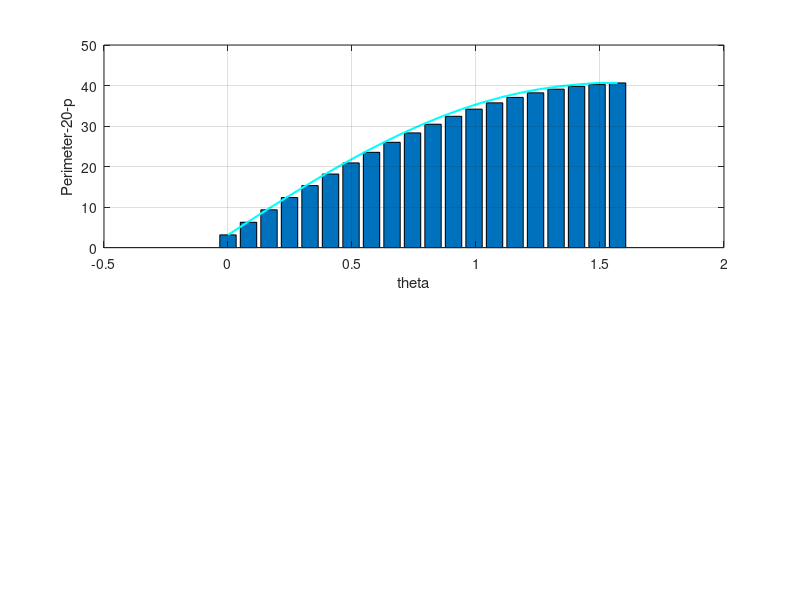

This figure's MATLAB source: (Note: this script raises an error after producing the figure.)
%MATLAB-Homework Nr.6-3
%student name: LI JINGYI  Student Nr: r2295014 
clear all
format compact
format long

%%%%%%%%%%% quadgk
a=10;b=1;
ee=sqrt(a^2-b^2)/a;
f=@(theta) sqrt(1-ee.^2*(sin(theta)).^2) ;
perimeter=4*a*quadgk(f,0,pi/2)
Approx_1=44.65;
Approx_2=40.606;
Approx_3=40.639;
Series_1=43.204;
Series_2=40.623;
mathisfun=[Approx_1,Approx_2,Approx_3,Series_1,Series_2];
compare=[];
for i=1:length(mathisfun)
    compare=[compare,perimeter-mathisfun(i)];
    i=i+1;
end
compare;

plot([1:5],abs(compare)/perimeter)
position=find(abs(compare)==min(abs(compare)));
best_pe=mathisfun(position);
disp(['Since the actual perimeter=',num2str(perimeter),'.The most correct one is ','Approx_',num2str(position),'=',num2str(best_pe)])

%%%%% trapz
set1=linspace(0,pi/2,20); 
set2=linspace(0,pi/2,200);   % set1=20;set2=200;
y=sqrt(1-ee.^2*(sin(set1)).^2) ;
z=trapz(set1,y)*4*a;
% z=pi/40*trapz(y)*4*a    another calculation method

%%%% visualize 20
theta_end1=[];
terminal1=[];y1=[];
ori_perimeter_set1=[];
for slice_1=1:20
   theta_end1=0:pi/2/20:pi/2/20*slice_1; 
   y1=sqrt(1-ee.^2*(sin(theta_end1)).^2) ;
   terminal1=[terminal1,trapz(theta_end1,y1)*4.*a];
   ori_perimeter_set1=[ori_perimeter_set1,4*a*quadgk(f,0,theta_end1(end))];
   slice_1=slice_1+1;
end

subplot(2,1,1)
perimeter_set1=[ori_perimeter_set1,perimeter];
b1=bar(set1,terminal1)
hold on
% plot(theta_end1,perimeter_set1,'c','LineWidth',1.5)
plot(theta_end1,[terminal1,perimeter],'c','LineWidth',1.5)
xlabel('theta')
ylabel('Perimeter-20-p')
grid on
xtips1 = b1.XEndPoints;
ytips1 = b1.YEndPoints;
labels1 = string(b1.YData); 
text(xtips1,ytips1,labels1,'HorizontalAlignment','center',...
    'VerticalAlignment','bottom','fontsize',7)
title('trapz-20-p')

%%%% visualize 200
subplot(2,1,2)
theta_end2=[];
terminal2=[];
ori_perimeter_set2=[];
for slice_2=1:200
   theta_end2=0:pi/2/200:pi/2/200*slice_2; 
   y2=sqrt(1-ee.^2*(sin(theta_end2)).^2) ;
   terminal2=[terminal2,trapz(theta_end2,y2)*4.*a];
   ori_perimeter_set2=[ori_perimeter_set2,4*a*quadgk(f,0,theta_end2(end))];
   slice_2=slice_2+1;
end
perimeter_set2=[ori_perimeter_set2,perimeter];
b2=bar(set2,terminal2)
hold on
% plot(theta_end2,perimeter_set2,'c','LineWidth',1.5)
plot(theta_end2,[terminal2,perimeter],'c','LineWidth',1.5)
xlabel('theta')
ylabel('Perimeter-200-p')
grid on
xtips2 = b2.XEndPoints;
ytips2 = b2.YEndPoints;
labels2 = string(b2.YData); 
text(xtips2,ytips2,labels2,'HorizontalAlignment','center',...
    'VerticalAlignment','bottom','fontsize',2)
title('trapz-200-p')

%%%% check the digits (display enough digits,though format long-15 digits is OK)
digit1=vpa(perimeter,40)
digit2=vpa(terminal1(end),40)
digit3=vpa(terminal2(end),40)

digit_noequal_20p=[];digit_noequal_200p=[];
for n=1:40
    if strncmp(char(digit1),char(digit2),n)==1
    n=n+1;
    else
    digit_noequal_20p=[digit_noequal_20p,n];
    end
    if strncmp(char(digit1),char(digit3),n)==1
    n=n+1;
    else
    digit_noequal_200p=[digit_noequal_200p,n];
    end
end

fprintf('The number of digits agree between quadgk and trapz-20 points')
digit_noequal_20p(1)-4    %% -4=-3-1
fprintf('The number of digits agree between quadgk and trapz-200 points')
digit_noequal_200p(1)-4

return
